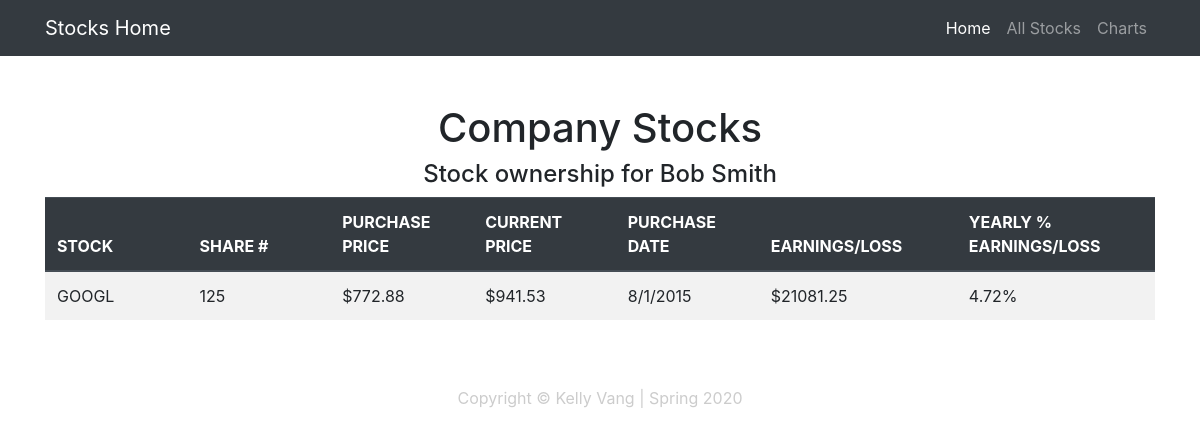
Screenshot of /stock/1 with the database file from the repository.
### stocksApp/models.py (models this page shows)
class Investor(models.Model):
    investor_id = models.AutoField(db_column='investor_id', primary_key=True, blank=True, null=False)
    name = models.TextField(blank=True, null=True)
    address = models.TextField(blank=True, null=True)
    phone = models.TextField(blank=True, null=True)
    class Meta:
        managed = False
        db_table = 'Investor'

class Stock(models.Model):
    stock_id = models.AutoField(db_column='stock_id', primary_key=True, blank=True, null=False)
    investor_id = models.IntegerField(blank=True, null=True)
    stock_symbol = models.TextField(blank=True, null=True)
    no_shares = models.IntegerField(blank=True, null=True)
    purchase_price = models.FloatField(blank=True, null=True)
    current_price = models.FloatField(blank=True, null=True)
    purchase_date = models.TextField(blank=True, null=True)
    class Meta:
        managed = False
        db_table = 'Stock'
    def calculate_earnings(self):
        return (self.current_price - self.purchase_price) * self.no_shares
    def calculate_earnings_rate(self):
        return ((self.current_price - self.purchase_price)/self.purchase_price)
    def calculate_percentage_yield(self):
        pur_date = (d.datetime.strptime(self.purchase_date, '%m/%d/%Y')).date()
        today = (d.datetime.today()).date()
        return ((self.calculate_earnings_rate())/((today - pur_date).days/365))*100

### stocksApp/views.py (the view)
# urls.py: path('stock/<int:id>', views.stock, name='stock'),
def stock(request,id):
    investorData = Investor.objects.get(investor_id=1)
    stockData = Stock.objects.get(stock_id=id)
    context = {'investor': investorData, 'stock': stockData}
    return render(request, 'stock.html', context)

### stocksApp/templates/stock.html
{% extends "base.html" %}
{% block content %}
  <div class="container">
    <div class="row">
      <div class="col-lg-12 text-center">
        <h1 class="mt-5">Company Stocks</h1>
        <h4>Stock ownership for {{investor.name|title}}</h4>
        <table cellspacing="0" cellpadding="0" class="table table-hover table-striped">
          <thead class="thead-dark">
            <tr>
                <th>STOCK</th>
                <th>SHARE #</th>
                <th>PURCHASE PRICE</th>
                <th>CURRENT PRICE</th>
                <th>PURCHASE DATE</th>
                <th>EARNINGS/LOSS</th>
                <th>YEARLY % EARNINGS/LOSS</th>
            </tr>
            </thead>
            <tbody>
                <tr>
                    <td>{{stock.stock_symbol}}</td>
                    <td>{{stock.no_shares}}</td>
                    <td>${{stock.purchase_price|floatformat:2}}</td>
                    <td>${{stock.current_price|floatformat:2}}</td>
                    <td>{{stock.purchase_date}}</td>
                    <td>${{stock.calculate_earnings|floatformat:2}}</td>
                    <td>{{stock.calculate_percentage_yield | floatformat:2}}%</td>
                </tr>
            </tbody>
        </table>
      </div>
    </div>
  </div>
{% endblock content %}

### stocksApp/static/css/main.css (style rules this page uses)
body { text-align: center; }
table { margin-left:auto; margin-right:auto; margin-bottom:30px; }
th { width:7em; border-bottom: 1px solid black; text-align:left; vertical-align: bottom; padding-right:20px; }
td { padding-right: 20px; text-align: left; }

### rows the page displays
Investor: name "Bob Smith"
Stock: stock_symbol "GOOGL", no_shares "125", purchase_price "772.88", current_price "941.53", purchase_date "8/1/2015", calculate_earnings "21081.25", calculate_percentage_yield "4.72"
